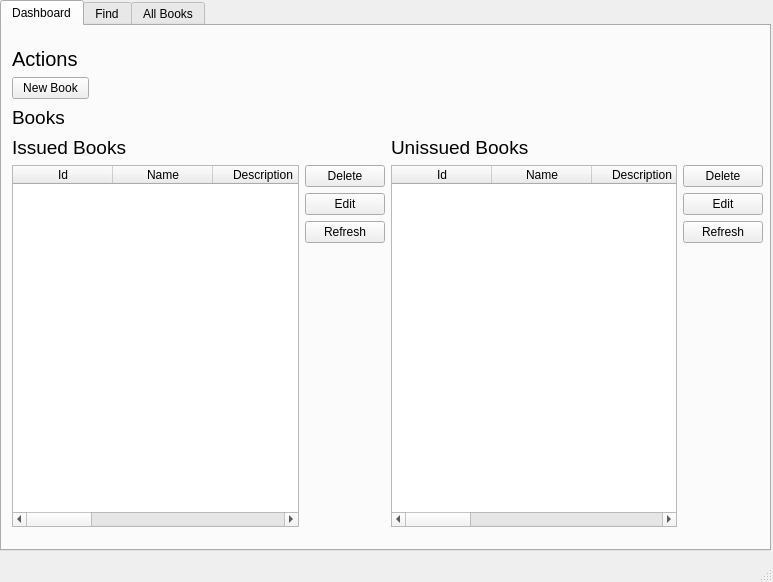
<?xml version="1.0" encoding="UTF-8"?>
<ui version="4.0">
 <class>MainWindow</class>
 <widget class="QMainWindow" name="MainWindow">
  <property name="geometry">
   <rect>
    <x>0</x>
    <y>0</y>
    <width>773</width>
    <height>582</height>
   </rect>
  </property>
  <property name="windowTitle">
   <string>MainWindow</string>
  </property>
  <widget class="QWidget" name="centralwidget">
   <widget class="QTabWidget" name="tabWidget">
    <property name="geometry">
     <rect>
      <x>0</x>
      <y>0</y>
      <width>771</width>
      <height>551</height>
     </rect>
    </property>
    <property name="currentIndex">
     <number>0</number>
    </property>
    <widget class="QWidget" name="dashboard_tab">
     <attribute name="title">
      <string>Dashboard</string>
     </attribute>
     <widget class="QWidget" name="layoutWidget">
      <property name="geometry">
       <rect>
        <x>10</x>
        <y>110</y>
        <width>751</width>
        <height>391</height>
       </rect>
      </property>
      <layout class="QHBoxLayout" name="horizontalLayout_3">
       <item>
        <layout class="QVBoxLayout" name="verticalLayout_5">
         <item>
          <widget class="QLabel" name="label_3">
           <property name="font">
            <font>
             <pointsize>14</pointsize>
            </font>
           </property>
           <property name="text">
            <string>Issued Books</string>
           </property>
          </widget>
         </item>
         <item>
          <layout class="QHBoxLayout" name="horizontalLayout">
           <item>
            <widget class="QTableWidget" name="issued_books_table">
             <property name="columnCount">
              <number>8</number>
             </property>
             <column>
              <property name="text">
               <string>Id</string>
              </property>
             </column>
             <column>
              <property name="text">
               <string>Name</string>
              </property>
             </column>
             <column>
              <property name="text">
               <string>Description</string>
              </property>
             </column>
             <column>
              <property name="text">
               <string>Isbn</string>
              </property>
             </column>
             <column>
              <property name="text">
               <string>Page_Count</string>
              </property>
             </column>
             <column>
              <property name="text">
               <string>Issued</string>
              </property>
             </column>
             <column>
              <property name="text">
               <string>Author</string>
              </property>
             </column>
             <column>
              <property name="text">
               <string>Year</string>
              </property>
             </column>
            </widget>
           </item>
           <item>
            <layout class="QVBoxLayout" name="verticalLayout_4">
             <item>
              <layout class="QVBoxLayout" name="verticalLayout">
               <item>
                <widget class="QPushButton" name="delete_issued">
                 <property name="text">
                  <string>Delete</string>
                 </property>
                </widget>
               </item>
               <item>
                <widget class="QPushButton" name="edit_issued">
                 <property name="text">
                  <string>Edit</string>
                 </property>
                </widget>
               </item>
               <item>
                <widget class="QPushButton" name="refresh_issued">
                 <property name="text">
                  <string>Refresh</string>
                 </property>
                </widget>
               </item>
              </layout>
             </item>
             <item>
              <spacer name="verticalSpacer">
               <property name="orientation">
                <enum>Qt::Vertical</enum>
               </property>
               <property name="sizeHint" stdset="0">
                <size>
                 <width>20</width>
                 <height>40</height>
                </size>
               </property>
              </spacer>
             </item>
            </layout>
           </item>
          </layout>
         </item>
        </layout>
       </item>
       <item>
        <layout class="QVBoxLayout" name="verticalLayout_6">
         <item>
          <widget class="QLabel" name="label_4">
           <property name="font">
            <font>
             <pointsize>14</pointsize>
            </font>
           </property>
           <property name="text">
            <string>Unissued Books</string>
           </property>
          </widget>
         </item>
         <item>
          <layout class="QHBoxLayout" name="horizontalLayout_2">
           <item>
            <widget class="QTableWidget" name="unissued_books_table">
             <property name="columnCount">
              <number>8</number>
             </property>
             <column>
              <property name="text">
               <string>Id</string>
              </property>
             </column>
             <column>
              <property name="text">
               <string>Name</string>
              </property>
             </column>
             <column>
              <property name="text">
               <string>Description</string>
              </property>
             </column>
             <column>
              <property name="text">
               <string>Isbn</string>
              </property>
             </column>
             <column>
              <property name="text">
               <string>Page_Count</string>
              </property>
             </column>
             <column>
              <property name="text">
               <string>Issued</string>
              </property>
             </column>
             <column>
              <property name="text">
               <string>Author</string>
              </property>
             </column>
             <column>
              <property name="text">
               <string>Year</string>
              </property>
             </column>
            </widget>
           </item>
           <item>
            <layout class="QVBoxLayout" name="verticalLayout_3">
             <item>
              <layout class="QVBoxLayout" name="verticalLayout_2">
               <item>
                <widget class="QPushButton" name="delete_unissued">
                 <property name="text">
                  <string>Delete</string>
                 </property>
                </widget>
               </item>
               <item>
                <widget class="QPushButton" name="edit_unissued">
                 <property name="text">
                  <string>Edit</string>
                 </property>
                </widget>
               </item>
               <item>
                <widget class="QPushButton" name="refresh_unissued">
                 <property name="text">
                  <string>Refresh</string>
                 </property>
                </widget>
               </item>
              </layout>
             </item>
             <item>
              <spacer name="verticalSpacer_2">
               <property name="orientation">
                <enum>Qt::Vertical</enum>
               </property>
               <property name="sizeHint" stdset="0">
                <size>
                 <width>20</width>
                 <height>40</height>
                </size>
               </property>
              </spacer>
             </item>
            </layout>
           </item>
          </layout>
         </item>
        </layout>
       </item>
      </layout>
     </widget>
     <widget class="QWidget" name="layoutWidget">
      <property name="geometry">
       <rect>
        <x>10</x>
        <y>20</y>
        <width>77</width>
        <height>84</height>
       </rect>
      </property>
      <layout class="QVBoxLayout" name="verticalLayout_7">
       <item>
        <widget class="QLabel" name="label">
         <property name="font">
          <font>
           <pointsize>15</pointsize>
          </font>
         </property>
         <property name="text">
          <string>Actions</string>
         </property>
        </widget>
       </item>
       <item>
        <widget class="QPushButton" name="new_book_btn">
         <property name="text">
          <string>New Book</string>
         </property>
        </widget>
       </item>
       <item>
        <widget class="QLabel" name="label_2">
         <property name="font">
          <font>
           <pointsize>14</pointsize>
          </font>
         </property>
         <property name="text">
          <string>Books</string>
         </property>
        </widget>
       </item>
      </layout>
     </widget>
    </widget>
    <widget class="QWidget" name="find_tab">
     <attribute name="title">
      <string>Find</string>
     </attribute>
     <widget class="QWidget" name="layoutWidget">
      <property name="geometry">
       <rect>
        <x>10</x>
        <y>20</y>
        <width>741</width>
        <height>491</height>
       </rect>
      </property>
      <layout class="QVBoxLayout" name="verticalLayout_8">
       <item>
        <layout class="QHBoxLayout" name="horizontalLayout_4">
         <item>
          <widget class="QLabel" name="label_9">
           <property name="font">
            <font>
             <pointsize>14</pointsize>
            </font>
           </property>
           <property name="text">
            <string>Search Book by ID:</string>
           </property>
          </widget>
         </item>
         <item>
          <widget class="QLineEdit" name="search_input"/>
         </item>
         <item>
          <widget class="QPushButton" name="search_btn">
           <property name="text">
            <string>Search</string>
           </property>
          </widget>
         </item>
        </layout>
       </item>
       <item>
        <widget class="QTableWidget" name="search_table">
         <property name="columnCount">
          <number>8</number>
         </property>
         <column>
          <property name="text">
           <string>Id</string>
          </property>
         </column>
         <column>
          <property name="text">
           <string>Name</string>
          </property>
         </column>
         <column>
          <property name="text">
           <string>Description</string>
          </property>
         </column>
         <column>
          <property name="text">
           <string>Isbn</string>
          </property>
         </column>
         <column>
          <property name="text">
           <string>Page_Count</string>
          </property>
         </column>
         <column>
          <property name="text">
           <string>Issued</string>
          </property>
         </column>
         <column>
          <property name="text">
           <string>Author</string>
          </property>
         </column>
         <column>
          <property name="text">
           <string>Year</string>
          </property>
         </column>
        </widget>
       </item>
      </layout>
     </widget>
    </widget>
    <widget class="QWidget" name="all_books_tab">
     <attribute name="title">
      <string>All Books</string>
     </attribute>
     <widget class="QTableWidget" name="all_books_table">
      <property name="geometry">
       <rect>
        <x>10</x>
        <y>100</y>
        <width>741</width>
        <height>401</height>
       </rect>
      </property>
      <property name="columnCount">
       <number>8</number>
      </property>
      <column>
       <property name="text">
        <string>Id</string>
       </property>
      </column>
      <column>
       <property name="text">
        <string>Name</string>
       </property>
      </column>
      <column>
       <property name="text">
        <string>Description</string>
       </property>
      </column>
      <column>
       <property name="text">
        <string>Isbn</string>
       </property>
      </column>
      <column>
       <property name="text">
        <string>Page_Count</string>
       </property>
      </column>
      <column>
       <property name="text">
        <string>Issued</string>
       </property>
      </column>
      <column>
       <property name="text">
        <string>Author</string>
       </property>
      </column>
      <column>
       <property name="text">
        <string>Year</string>
       </property>
      </column>
     </widget>
     <widget class="QWidget" name="layoutWidget">
      <property name="geometry">
       <rect>
        <x>10</x>
        <y>10</y>
        <width>81</width>
        <height>81</height>
       </rect>
      </property>
      <layout class="QVBoxLayout" name="verticalLayout_9">
       <item>
        <widget class="QLabel" name="label_10">
         <property name="font">
          <font>
           <pointsize>14</pointsize>
          </font>
         </property>
         <property name="text">
          <string>All Books</string>
         </property>
        </widget>
       </item>
       <item>
        <widget class="QPushButton" name="refresh_btn">
         <property name="text">
          <string>Refresh</string>
         </property>
        </widget>
       </item>
      </layout>
     </widget>
    </widget>
   </widget>
  </widget>
  <widget class="QMenuBar" name="menubar">
   <property name="geometry">
    <rect>
     <x>0</x>
     <y>0</y>
     <width>773</width>
     <height>21</height>
    </rect>
   </property>
  </widget>
  <widget class="QStatusBar" name="statusbar"/>
 </widget>
 <resources/>
 <connections/>
</ui>
